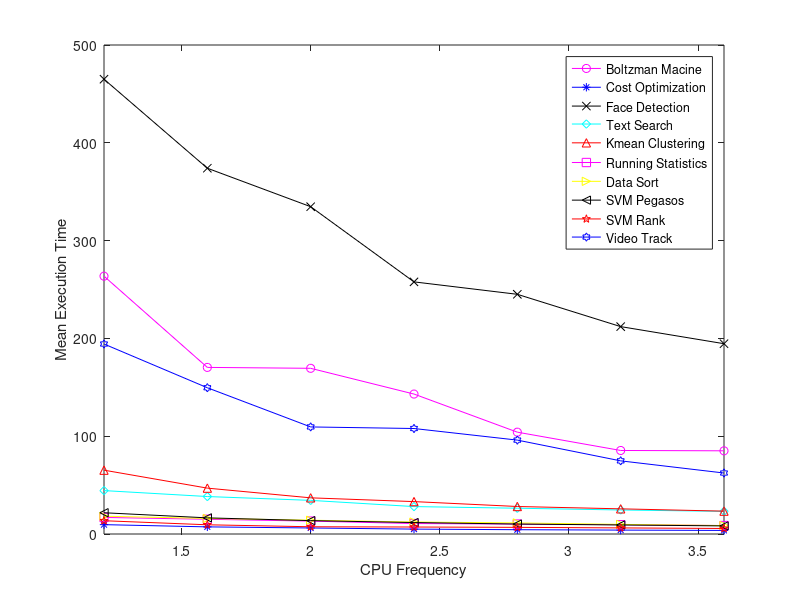
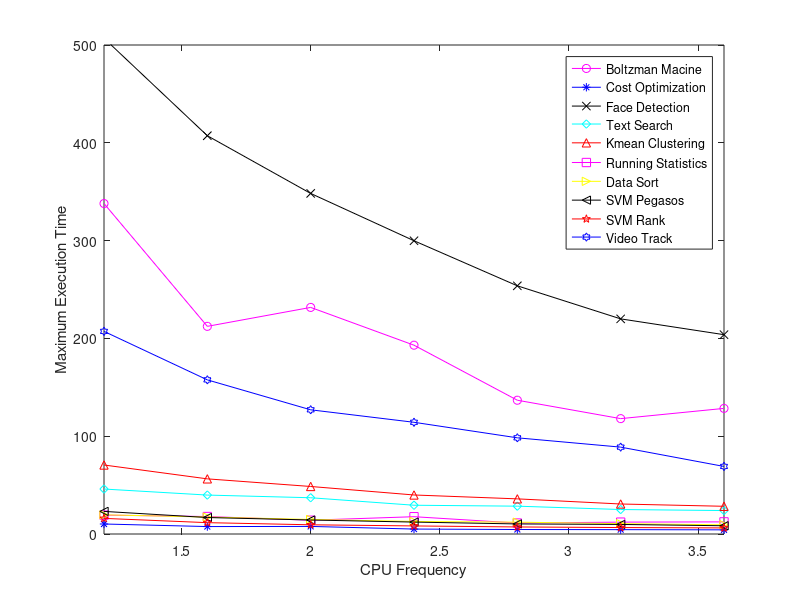
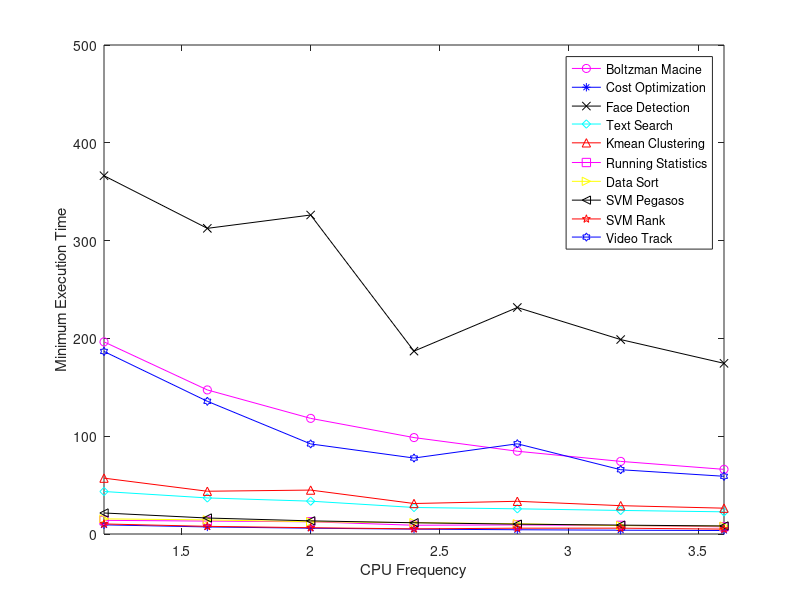
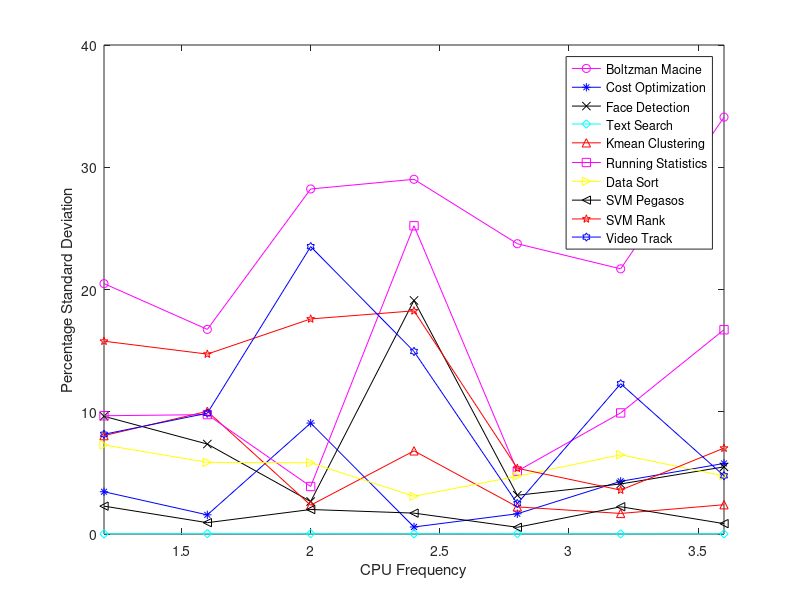

MATLAB code to generate these figures, in order:
cpuFrequency = [1.2, 1.6, 2.0, 2.4, 2.8, 3.2, 3.6]

boltzmanMean = [263.6208620787, 170.3484166384, 169.4219012737, 143.098157692,	104.1226441383,	85.4054455519, 85.0634589434]
costAssignmentMean = [9.5663532257, 7.2925525665, 6.1664659739,	5.007754755, 4.3980521202,	3.9955183744, 3.6534616709]
FaceDetectorMean = [465.0349969387, 374.0141895533, 334.6687595606, 257.7992631674, 245.089342308,	212.0572485209,	194.5797878265]
TextSearchMean =[44.3913730383,	38.3111582518,	34.3995591879,	28.04032166, 26.356959796,	24.5735075951,	23.152306366]
kMeanMean = [65.2729115963,	46.9058843374,	36.982558012,	33.1334142685,	28.126056385,	25.7349243402,	23.3760115385]
runningStatisticsMean = [16.941155076,	15.0753554344,	13.1780247688,	10.6885153532,	10.1727785349,	9.5510387182,	8.6410430193]
sortMean = [18.184623456,	15.9081175566,	14.1061419725,	12.2461906195,	11.3177559137,	9.8395243645,	8.6279294729]
svmPegasosMean = [21.7273940802,	16.5108553648,	13.6758512259,	11.7160822868,	10.169873786,	9.2494116306,	8.2770807505]
svmRankMean = [13.5739640236,	9.4316759825,	7.4056837559,	7.1425828934,	6.7931341171,	6.2392738581,	5.6404765368]
videoTrackMean = [194.2697607517, 149.5497651815, 109.4762353897, 107.86320467,	96.0109014273,	74.7967384815,	62.3649808884]



boltzmanMinimum = [196.4617967606,	147.3169641495,	118.2393977642,	98.5912549496,	84.6393661499,	74.259103775,	66.1003136635]
costAssignmentMinimum = [9.3506274223,	7.2149145603,	5.9333457947,	4.9734518528,	4.3552439213,	3.8987550735,	3.566608429]
FaceDetectorMinimum = [366.342566967,	312.5364944935,	326.1733260155,	186.973410368,	231.6096036434,	198.8144006729,	174.5185861588]
TextSearchMinimum = [43.4598522186,	36.8896787167,	33.5751974583,	27.1308665276,	25.7505419254,	24.1001098156,	22.6717095375]
kMeanMinimum = [57.118311882,	43.7254285812,	44.9099030495,	31.1726486683,	33.4467828274,	28.976587534,	26.4122991562]
runningStatisticsMinimum = [13.9659833908,	13.2280600071,	12.4834468365,	8.9566311836,	9.2901573181,	8.815461874,	7.3517258167]
sortMinimum = [15.4625577927,	14.4456794262,	12.5228521824,	11.5897483826,	10.5408945084,	8.5434734821,	8.0884506702]
svmPegasosMinimum = [21.4920926094,	16.3535625935,	13.4429080486,	11.5058803558,	10.0912885666,	9.0777361393,	8.2131633759]
svmRankMinimum = [10.2804102898,	7.8388047218,	6.4119298458,	5.2632427216,	5.9381301403,	5.9728085995,	4.9945054054]
videoTrackMinimum = [186.667519331,	135.7011227608,	92.0995836258,	77.6732745171,	92.2503709793,	65.7363779545,	59.0175340176]



boltzmanMaximum = [337.9241554737,	212.3276369572,	231.6973433495,	193.0593225956,	136.7862548828,	117.9692232609,	128.4358084202]
costAssignmentMaximum = [10.2291724682,	7.6047332287,	7.7535433769,	5.054213047,	4.6000986099,	4.4571404457,	4.252102375]
FaceDetectorMaximum = [506.9054453373,	407.2412269115,	348.2357370853,	299.8506035805,	253.7676770687,	219.9697377682,	203.8100237846]
TextSearchMaximum =[45.9815118313,	39.8082945347,	37.0733532906,	29.4137735367,	28.4596560001,	25.0339295864,	23.9721345901]
kMeanMaximum = [70.5548167229,	56.3859894276,	48.5937616825,	39.901245594,	35.9311668873,	30.6806833744,	28.3389613628]
runningStatisticsMaximum = [19.3142461777,	17.8606052399,	14.1134617329,	17.6882369518,	11.205085516,	12.1430878639,	12.4034862518]
sortMaximum = [19.6183514595,	17.3419222832,	14.8884563446,	12.8318121433,	12.1068069935,	10.5833170414,	9.4162409306]
svmPegasosMaximum = [23.1158289909,	16.8417320251,	14.3194849491,	12.1875903606,	10.2900595665,	9.778128624,	8.4286315441]
svmRankMaximum = [15.9728000164,	11.6045367718,	9.4249107838,	8.2488996983,	7.2111954689,	6.591157198,	6.2229471207]
videoTrackMaximum = [207.1771769524,	157.6026232243,	126.9942743778,	114.230817318,	98.3456275463,	88.8377838135,	69.0760109425]

boltzmanStandardDeviation = [0.2048306807,	0.1673760871,	0.2822313008,	0.2901516171,	0.23743493,	    0.2168983561,	0.3409895201]*100
costAssignmentStandardDeviation = [0.0345712669,	0.0156619159,	0.0907214512,	0.0057402977,	0.0165489914,	0.043081499,	0.0577193793]*100
FaceDetectorStandardDeviation = [0.0962801159,	0.0735830343,	0.0265707511,	0.1910493183,	0.0316995966,	0.0409364643,	0.0549065944]*100
TextSearchStandardDeviation = [0.0182575484,	0.0316667554,	0.0306333033,	0.0208094952,	0.030205916,    0.0104043951,	0.0168618237]*!00
kMeanStandardDeviation = [0.0804783457,	0.1003687964,	0.0235477482,	0.0680226293,	0.0221744109,	0.0168189991,	0.0239415226]*100
runningStatisticsStandardDeviation = [0.0967296815,	0.0976581685,	0.0388627785,	0.2521454532,	0.0514466043,	0.0990414618,	0.1670844181]*100
sortStandardDeviation = [0.0728657925,	0.0585996392,	0.0582720556,	0.0308430167,	0.0472315494,	0.0648128009,	0.0475028049]*100
svmPegasosStandardDeviation = [0.0227946658,	0.0092701634,	0.0200389547,	0.0170812369,	0.0054888613,	0.0222932701,	0.0084778114]*100
svmRankStandardDeviation = [0.1577254597,	0.1471638498,	0.1759154532,	0.1825505703,	0.0537432151,	0.0359200366,	0.0702357424]*100
videoTrackStandardDeviation = [0.0815699529,	0.0988011013,	0.2350968551,	0.1492984006,	0.0248506942,	0.1229122296,	0.0476298617]*100


figure;
plot(cpuFrequency, boltzmanMean, 'mo-', cpuFrequency, costAssignmentMean, 'b*-', cpuFrequency, FaceDetectorMean, 'kx-', cpuFrequency, TextSearchMean, 'cd-', cpuFrequency, kMeanMean,'r^-', cpuFrequency, runningStatisticsMean, 'ms-', cpuFrequency, sortMean, 'y>-', cpuFrequency, svmPegasosMean , 'k<-', cpuFrequency, svmRankMean, 'rp-', cpuFrequency, videoTrackMean, 'bh-')
legend('Boltzman Macine', 'Cost Optimization', 'Face Detection', 'Text Search', 'Kmean Clustering', 'Running Statistics', 'Data Sort', 'SVM Pegasos', 'SVM Rank', 'Video Track'  )
xlabel('CPU Frequency')
ylabel('Mean Execution Time')
axis([1.2 3.6 0 500])

figure;
plot(cpuFrequency, boltzmanMaximum, 'mo-', cpuFrequency, costAssignmentMaximum, 'b*-', cpuFrequency, FaceDetectorMaximum, 'kx-', cpuFrequency, TextSearchMaximum, 'cd-', cpuFrequency, kMeanMaximum,'r^-', cpuFrequency, runningStatisticsMaximum, 'ms-', cpuFrequency, sortMaximum, 'y>-', cpuFrequency, svmPegasosMaximum , 'k<-', cpuFrequency, svmRankMaximum, 'rp-', cpuFrequency, videoTrackMaximum, 'bh-')
legend('Boltzman Macine', 'Cost Optimization', 'Face Detection', 'Text Search', 'Kmean Clustering', 'Running Statistics', 'Data Sort', 'SVM Pegasos', 'SVM Rank', 'Video Track'  )
xlabel('CPU Frequency')
ylabel('Maximum Execution Time')
axis([1.2 3.6 0 500])

figure;
plot(cpuFrequency, boltzmanMinimum, 'mo-', cpuFrequency, costAssignmentMinimum, 'b*-', cpuFrequency, FaceDetectorMinimum, 'kx-', cpuFrequency, TextSearchMinimum, 'cd-', cpuFrequency, kMeanMinimum,'r^-', cpuFrequency, runningStatisticsMinimum, 'ms-', cpuFrequency, sortMinimum, 'y>-', cpuFrequency, svmPegasosMinimum , 'k<-', cpuFrequency, svmRankMinimum, 'rp-', cpuFrequency, videoTrackMinimum, 'bh-')
legend('Boltzman Macine', 'Cost Optimization', 'Face Detection', 'Text Search', 'Kmean Clustering', 'Running Statistics', 'Data Sort', 'SVM Pegasos', 'SVM Rank', 'Video Track'  )
xlabel('CPU Frequency')
ylabel('Minimum Execution Time')
axis([1.2 3.6 0 500])

figure;
plot(cpuFrequency, boltzmanStandardDeviation, 'mo-', cpuFrequency, costAssignmentStandardDeviation, 'b*-', cpuFrequency, FaceDetectorStandardDeviation, 'kx-', cpuFrequency, TextSearchStandardDeviation, 'cd-', cpuFrequency, kMeanStandardDeviation,'r^-', cpuFrequency, runningStatisticsStandardDeviation, 'ms-', cpuFrequency, sortStandardDeviation, 'y>-', cpuFrequency, svmPegasosStandardDeviation , 'k<-', cpuFrequency, svmRankStandardDeviation, 'rp-', cpuFrequency, videoTrackStandardDeviation, 'bh-')
legend('Boltzman Macine', 'Cost Optimization', 'Face Detection', 'Text Search', 'Kmean Clustering', 'Running Statistics', 'Data Sort', 'SVM Pegasos', 'SVM Rank', 'Video Track'  )
xlabel('CPU Frequency')
ylabel('Percentage Standard Deviation')
axis([1.2 3.6 0 40])
